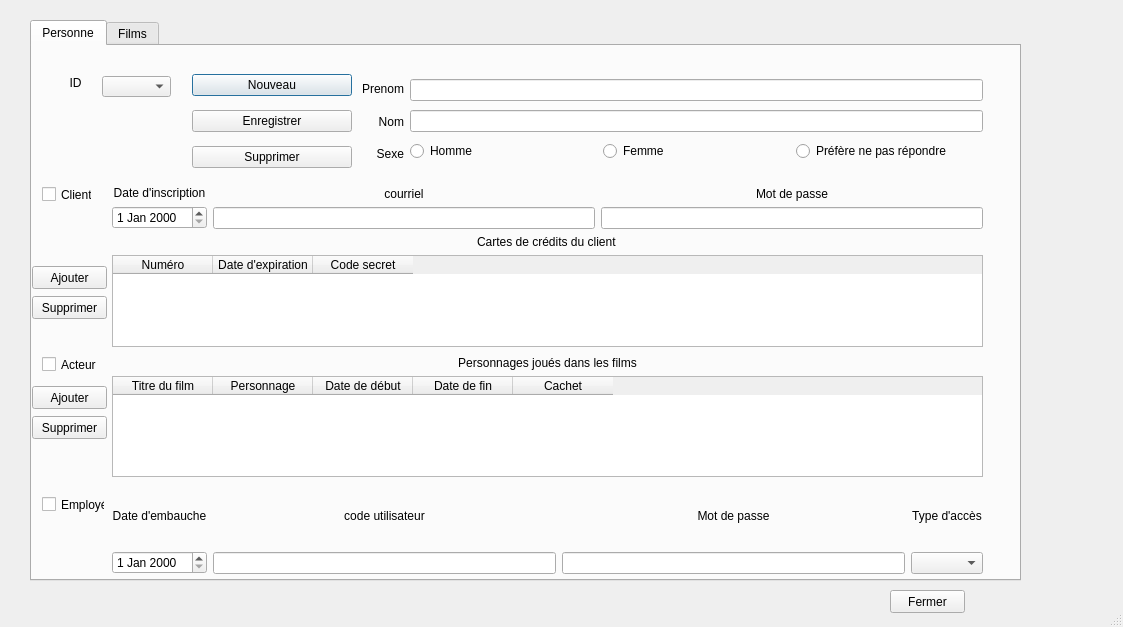
<?xml version="1.0" encoding="UTF-8"?>
<ui version="4.0">
 <class>Application</class>
 <widget class="QDialog" name="Application">
  <property name="geometry">
   <rect>
    <x>0</x>
    <y>0</y>
    <width>1123</width>
    <height>627</height>
   </rect>
  </property>
  <property name="windowTitle">
   <string>Dialog</string>
  </property>
  <property name="sizeGripEnabled">
   <bool>true</bool>
  </property>
  <widget class="QTabWidget" name="tabMain">
   <property name="geometry">
    <rect>
     <x>30</x>
     <y>20</y>
     <width>991</width>
     <height>561</height>
    </rect>
   </property>
   <property name="currentIndex">
    <number>0</number>
   </property>
   <widget class="QWidget" name="tabPersonne">
    <attribute name="title">
     <string>Personne</string>
    </attribute>
    <widget class="QWidget" name="verticalLayoutWidget">
     <property name="geometry">
      <rect>
       <x>80</x>
       <y>140</y>
       <width>871</width>
       <height>161</height>
      </rect>
     </property>
     <layout class="QVBoxLayout" name="verticalLayout">
      <item>
       <layout class="QHBoxLayout" name="horizontalLayout_4">
        <item>
         <layout class="QVBoxLayout" name="verticalLayout_2">
          <item>
           <widget class="QLabel" name="label_4">
            <property name="layoutDirection">
             <enum>Qt::LeftToRight</enum>
            </property>
            <property name="text">
             <string>Date d'inscription</string>
            </property>
            <property name="alignment">
             <set>Qt::AlignCenter</set>
            </property>
           </widget>
          </item>
          <item>
           <widget class="QDateEdit" name="dateInsc"/>
          </item>
         </layout>
        </item>
        <item>
         <layout class="QVBoxLayout" name="verticalLayout_3">
          <item>
           <widget class="QLabel" name="label_5">
            <property name="text">
             <string>courriel</string>
            </property>
            <property name="alignment">
             <set>Qt::AlignCenter</set>
            </property>
           </widget>
          </item>
          <item>
           <widget class="QLineEdit" name="lineCourriel"/>
          </item>
         </layout>
        </item>
        <item>
         <layout class="QVBoxLayout" name="verticalLayout_4">
          <item>
           <widget class="QLabel" name="label_6">
            <property name="text">
             <string>Mot de passe</string>
            </property>
            <property name="alignment">
             <set>Qt::AlignCenter</set>
            </property>
           </widget>
          </item>
          <item>
           <widget class="QLineEdit" name="linePwdClient"/>
          </item>
         </layout>
        </item>
       </layout>
      </item>
      <item>
       <layout class="QHBoxLayout" name="horizontalLayout_7">
        <item>
         <layout class="QVBoxLayout" name="verticalLayout_6">
          <item alignment="Qt::AlignHCenter">
           <widget class="QLabel" name="labelCarteCredits">
            <property name="layoutDirection">
             <enum>Qt::LeftToRight</enum>
            </property>
            <property name="text">
             <string>Cartes de crédits du client</string>
            </property>
           </widget>
          </item>
          <item>
           <widget class="QTableWidget" name="QtableCC">
            <property name="midLineWidth">
             <number>3</number>
            </property>
            <property name="alternatingRowColors">
             <bool>true</bool>
            </property>
            <property name="columnCount">
             <number>3</number>
            </property>
            <attribute name="horizontalHeaderCascadingSectionResizes">
             <bool>true</bool>
            </attribute>
            <attribute name="horizontalHeaderDefaultSectionSize">
             <number>100</number>
            </attribute>
            <attribute name="horizontalHeaderHighlightSections">
             <bool>true</bool>
            </attribute>
            <attribute name="horizontalHeaderMinimumSectionSize">
             <number>1</number>
            </attribute>
            <attribute name="horizontalHeaderShowSortIndicator" stdset="0">
             <bool>false</bool>
            </attribute>
            <attribute name="horizontalHeaderStretchLastSection">
             <bool>false</bool>
            </attribute>
            <attribute name="verticalHeaderDefaultSectionSize">
             <number>30</number>
            </attribute>
            <attribute name="verticalHeaderHighlightSections">
             <bool>false</bool>
            </attribute>
            <attribute name="verticalHeaderMinimumSectionSize">
             <number>1</number>
            </attribute>
            <attribute name="verticalHeaderStretchLastSection">
             <bool>false</bool>
            </attribute>
            <column>
             <property name="text">
              <string>Numéro</string>
             </property>
            </column>
            <column>
             <property name="text">
              <string>Date d'expiration</string>
             </property>
            </column>
            <column>
             <property name="text">
              <string>Code secret</string>
             </property>
            </column>
           </widget>
          </item>
         </layout>
        </item>
       </layout>
      </item>
     </layout>
    </widget>
    <widget class="QWidget" name="horizontalLayoutWidget">
     <property name="geometry">
      <rect>
       <x>330</x>
       <y>30</y>
       <width>621</width>
       <height>91</height>
      </rect>
     </property>
     <layout class="QHBoxLayout" name="horizontalLayout">
      <item>
       <layout class="QVBoxLayout" name="verticalLayout_16">
        <item>
         <widget class="QLabel" name="label_18">
          <property name="text">
           <string>Prenom</string>
          </property>
          <property name="alignment">
           <set>Qt::AlignRight|Qt::AlignTrailing|Qt::AlignVCenter</set>
          </property>
         </widget>
        </item>
        <item>
         <widget class="QLabel" name="label">
          <property name="text">
           <string>Nom</string>
          </property>
          <property name="alignment">
           <set>Qt::AlignRight|Qt::AlignTrailing|Qt::AlignVCenter</set>
          </property>
         </widget>
        </item>
        <item>
         <widget class="QLabel" name="label_3">
          <property name="text">
           <string>Sexe</string>
          </property>
          <property name="alignment">
           <set>Qt::AlignRight|Qt::AlignTrailing|Qt::AlignVCenter</set>
          </property>
         </widget>
        </item>
       </layout>
      </item>
      <item>
       <layout class="QVBoxLayout" name="verticalLayout_17">
        <item>
         <widget class="QLineEdit" name="linePrenom"/>
        </item>
        <item>
         <widget class="QLineEdit" name="lineNom"/>
        </item>
        <item>
         <layout class="QHBoxLayout" name="horizontalLayout_2">
          <item>
           <widget class="QRadioButton" name="rbtnH">
            <property name="text">
             <string>Homme</string>
            </property>
            <attribute name="buttonGroup">
             <string notr="true">sexeBtnG</string>
            </attribute>
           </widget>
          </item>
          <item>
           <widget class="QRadioButton" name="rbtnF">
            <property name="text">
             <string>Femme</string>
            </property>
            <attribute name="buttonGroup">
             <string notr="true">sexeBtnG</string>
            </attribute>
           </widget>
          </item>
          <item>
           <widget class="QRadioButton" name="rbtnNA">
            <property name="text">
             <string>Préfère ne pas répondre</string>
            </property>
            <attribute name="buttonGroup">
             <string notr="true">sexeBtnG</string>
            </attribute>
           </widget>
          </item>
         </layout>
        </item>
       </layout>
      </item>
     </layout>
    </widget>
    <widget class="QWidget" name="verticalLayoutWidget_2">
     <property name="geometry">
      <rect>
       <x>160</x>
       <y>20</y>
       <width>160</width>
       <height>112</height>
      </rect>
     </property>
     <layout class="QVBoxLayout" name="verticalLayout_18">
      <item>
       <widget class="QPushButton" name="btnNvPers">
        <property name="text">
         <string>Nouveau</string>
        </property>
       </widget>
      </item>
      <item>
       <widget class="QPushButton" name="btnModPers">
        <property name="text">
         <string>Enregistrer</string>
        </property>
       </widget>
      </item>
      <item>
       <widget class="QPushButton" name="btnSupPers">
        <property name="text">
         <string>Supprimer</string>
        </property>
       </widget>
      </item>
     </layout>
    </widget>
    <widget class="QWidget" name="horizontalLayoutWidget_5">
     <property name="geometry">
      <rect>
       <x>80</x>
       <y>310</y>
       <width>871</width>
       <height>121</height>
      </rect>
     </property>
     <layout class="QHBoxLayout" name="horizontalLayout_5">
      <item>
       <layout class="QVBoxLayout" name="verticalLayout_5">
        <item>
         <widget class="QLabel" name="label_7">
          <property name="layoutDirection">
           <enum>Qt::LeftToRight</enum>
          </property>
          <property name="text">
           <string>Personnages joués dans les films</string>
          </property>
          <property name="alignment">
           <set>Qt::AlignCenter</set>
          </property>
         </widget>
        </item>
        <item>
         <widget class="QTableWidget" name="QtableChar">
          <property name="alternatingRowColors">
           <bool>true</bool>
          </property>
          <property name="columnCount">
           <number>5</number>
          </property>
          <attribute name="horizontalHeaderMinimumSectionSize">
           <number>1</number>
          </attribute>
          <attribute name="horizontalHeaderStretchLastSection">
           <bool>false</bool>
          </attribute>
          <attribute name="verticalHeaderMinimumSectionSize">
           <number>1</number>
          </attribute>
          <column>
           <property name="text">
            <string>Titre du film</string>
           </property>
          </column>
          <column>
           <property name="text">
            <string>Personnage</string>
           </property>
          </column>
          <column>
           <property name="text">
            <string>Date de début</string>
           </property>
          </column>
          <column>
           <property name="text">
            <string>Date de fin</string>
           </property>
          </column>
          <column>
           <property name="text">
            <string>Cachet</string>
           </property>
          </column>
         </widget>
        </item>
       </layout>
      </item>
     </layout>
    </widget>
    <widget class="QWidget" name="horizontalLayoutWidget_6">
     <property name="geometry">
      <rect>
       <x>80</x>
       <y>440</y>
       <width>871</width>
       <height>88</height>
      </rect>
     </property>
     <layout class="QHBoxLayout" name="horizontalLayout_6">
      <item>
       <layout class="QVBoxLayout" name="verticalLayout_9">
        <item>
         <widget class="QLabel" name="label_11">
          <property name="layoutDirection">
           <enum>Qt::LeftToRight</enum>
          </property>
          <property name="text">
           <string>Date d'embauche</string>
          </property>
          <property name="alignment">
           <set>Qt::AlignCenter</set>
          </property>
         </widget>
        </item>
        <item>
         <widget class="QDateEdit" name="dateEmb"/>
        </item>
       </layout>
      </item>
      <item>
       <layout class="QVBoxLayout" name="verticalLayout_10">
        <item>
         <widget class="QLabel" name="label_12">
          <property name="text">
           <string>code utilisateur</string>
          </property>
          <property name="alignment">
           <set>Qt::AlignCenter</set>
          </property>
         </widget>
        </item>
        <item>
         <widget class="QLineEdit" name="lineUsername"/>
        </item>
       </layout>
      </item>
      <item>
       <layout class="QVBoxLayout" name="verticalLayout_11">
        <item>
         <widget class="QLabel" name="label_13">
          <property name="text">
           <string>Mot de passe</string>
          </property>
          <property name="alignment">
           <set>Qt::AlignCenter</set>
          </property>
         </widget>
        </item>
        <item>
         <widget class="QLineEdit" name="linePwdEmp"/>
        </item>
       </layout>
      </item>
      <item>
       <layout class="QVBoxLayout" name="verticalLayout_12">
        <item>
         <widget class="QLabel" name="label_14">
          <property name="layoutDirection">
           <enum>Qt::LeftToRight</enum>
          </property>
          <property name="text">
           <string>Type d'accès</string>
          </property>
          <property name="alignment">
           <set>Qt::AlignCenter</set>
          </property>
         </widget>
        </item>
        <item>
         <widget class="QComboBox" name="comboAcces"/>
        </item>
       </layout>
      </item>
     </layout>
    </widget>
    <widget class="QCheckBox" name="cbActeur">
     <property name="geometry">
      <rect>
       <x>10</x>
       <y>310</y>
       <width>55</width>
       <height>17</height>
      </rect>
     </property>
     <property name="text">
      <string>Acteur</string>
     </property>
    </widget>
    <widget class="QCheckBox" name="cbClient">
     <property name="geometry">
      <rect>
       <x>10</x>
       <y>140</y>
       <width>50</width>
       <height>17</height>
      </rect>
     </property>
     <property name="text">
      <string>Client</string>
     </property>
    </widget>
    <widget class="QCheckBox" name="cbEmploye">
     <property name="geometry">
      <rect>
       <x>10</x>
       <y>450</y>
       <width>63</width>
       <height>17</height>
      </rect>
     </property>
     <property name="text">
      <string>Employé</string>
     </property>
    </widget>
    <widget class="QPushButton" name="btnAjoutCC">
     <property name="geometry">
      <rect>
       <x>0</x>
       <y>220</y>
       <width>75</width>
       <height>23</height>
      </rect>
     </property>
     <property name="text">
      <string>Ajouter</string>
     </property>
    </widget>
    <widget class="QPushButton" name="btnAjoutPers">
     <property name="geometry">
      <rect>
       <x>0</x>
       <y>340</y>
       <width>75</width>
       <height>23</height>
      </rect>
     </property>
     <property name="text">
      <string>Ajouter</string>
     </property>
    </widget>
    <widget class="QPushButton" name="btnSuppCC">
     <property name="geometry">
      <rect>
       <x>0</x>
       <y>250</y>
       <width>75</width>
       <height>23</height>
      </rect>
     </property>
     <property name="text">
      <string>Supprimer</string>
     </property>
    </widget>
    <widget class="QPushButton" name="btnSuppPers">
     <property name="geometry">
      <rect>
       <x>0</x>
       <y>370</y>
       <width>75</width>
       <height>23</height>
      </rect>
     </property>
     <property name="text">
      <string>Supprimer</string>
     </property>
    </widget>
    <widget class="QComboBox" name="comboID">
     <property name="geometry">
      <rect>
       <x>70</x>
       <y>30</y>
       <width>69</width>
       <height>21</height>
      </rect>
     </property>
    </widget>
    <widget class="QLabel" name="label_8">
     <property name="geometry">
      <rect>
       <x>20</x>
       <y>30</y>
       <width>47</width>
       <height>13</height>
      </rect>
     </property>
     <property name="text">
      <string>ID</string>
     </property>
     <property name="alignment">
      <set>Qt::AlignCenter</set>
     </property>
    </widget>
   </widget>
   <widget class="QWidget" name="tabFilms">
    <attribute name="title">
     <string>Films</string>
    </attribute>
    <widget class="QWidget" name="verticalLayoutWidget_3">
     <property name="geometry">
      <rect>
       <x>20</x>
       <y>20</y>
       <width>160</width>
       <height>112</height>
      </rect>
     </property>
     <layout class="QVBoxLayout" name="verticalLayout_21">
      <item>
       <widget class="QPushButton" name="btnNvFilm">
        <property name="text">
         <string>Nouveau</string>
        </property>
       </widget>
      </item>
      <item>
       <widget class="QPushButton" name="btnModFilm">
        <property name="text">
         <string>Modifier</string>
        </property>
       </widget>
      </item>
      <item>
       <widget class="QPushButton" name="btnSupFilm">
        <property name="text">
         <string>Supprimer</string>
        </property>
       </widget>
      </item>
     </layout>
    </widget>
    <widget class="QWidget" name="verticalLayoutWidget_4">
     <property name="geometry">
      <rect>
       <x>220</x>
       <y>20</y>
       <width>211</width>
       <height>171</height>
      </rect>
     </property>
     <layout class="QVBoxLayout" name="verticalLayout_22">
      <item>
       <widget class="QLineEdit" name="TitreFilm"/>
      </item>
      <item>
       <widget class="QTimeEdit" name="dureeFilm"/>
      </item>
      <item>
       <widget class="QTextEdit" name="textDescFilm"/>
      </item>
     </layout>
    </widget>
    <widget class="QLabel" name="label_2">
     <property name="geometry">
      <rect>
       <x>520</x>
       <y>10</y>
       <width>111</width>
       <height>20</height>
      </rect>
     </property>
     <property name="text">
      <string>Catégories du film</string>
     </property>
    </widget>
    <widget class="QListView" name="listCatFilm">
     <property name="geometry">
      <rect>
       <x>490</x>
       <y>30</y>
       <width>171</width>
       <height>192</height>
      </rect>
     </property>
    </widget>
    <widget class="QComboBox" name="comboIDF">
     <property name="geometry">
      <rect>
       <x>100</x>
       <y>140</y>
       <width>69</width>
       <height>21</height>
      </rect>
     </property>
    </widget>
    <widget class="QLabel" name="label_9">
     <property name="geometry">
      <rect>
       <x>40</x>
       <y>140</y>
       <width>47</width>
       <height>13</height>
      </rect>
     </property>
     <property name="text">
      <string>ID</string>
     </property>
     <property name="alignment">
      <set>Qt::AlignCenter</set>
     </property>
    </widget>
   </widget>
  </widget>
  <widget class="QPushButton" name="btnFermer">
   <property name="geometry">
    <rect>
     <x>890</x>
     <y>590</y>
     <width>75</width>
     <height>23</height>
    </rect>
   </property>
   <property name="text">
    <string>Fermer</string>
   </property>
  </widget>
 </widget>
 <resources/>
 <connections/>
 <buttongroups>
  <buttongroup name="sexeBtnG"/>
 </buttongroups>
</ui>
